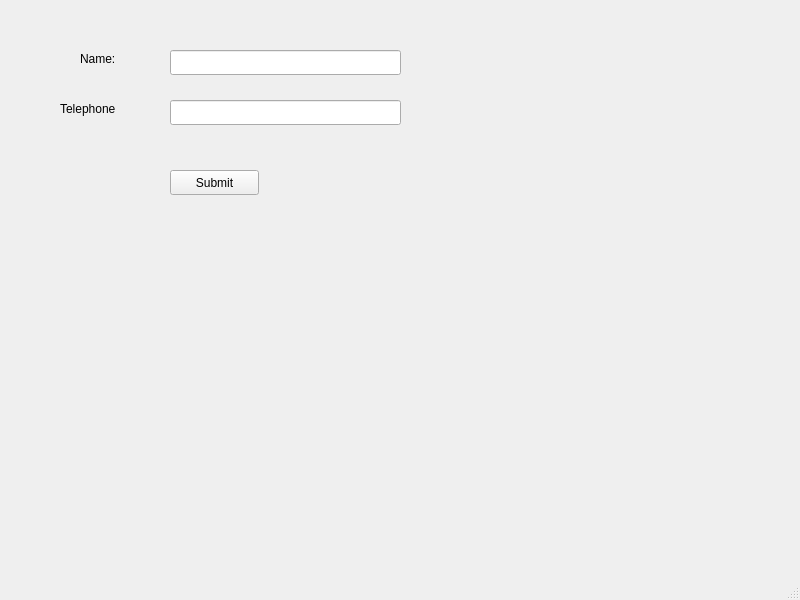
<?xml version="1.0" encoding="UTF-8"?>
<ui version="4.0">
 <class>MainWindow</class>
 <widget class="QMainWindow" name="MainWindow">
  <property name="geometry">
   <rect>
    <x>0</x>
    <y>0</y>
    <width>800</width>
    <height>600</height>
   </rect>
  </property>
  <property name="windowTitle">
   <string>MainWindow</string>
  </property>
  <widget class="QWidget" name="centralwidget">
   <widget class="QLabel" name="lblName">
    <property name="geometry">
     <rect>
      <x>80</x>
      <y>50</y>
      <width>67</width>
      <height>17</height>
     </rect>
    </property>
    <property name="text">
     <string>Name:</string>
    </property>
   </widget>
   <widget class="QLineEdit" name="leName">
    <property name="geometry">
     <rect>
      <x>170</x>
      <y>50</y>
      <width>231</width>
      <height>25</height>
     </rect>
    </property>
   </widget>
   <widget class="QLabel" name="lblName_2">
    <property name="geometry">
     <rect>
      <x>60</x>
      <y>100</y>
      <width>81</width>
      <height>17</height>
     </rect>
    </property>
    <property name="text">
     <string>Telephone</string>
    </property>
   </widget>
   <widget class="QPushButton" name="pbSubmit">
    <property name="geometry">
     <rect>
      <x>170</x>
      <y>170</y>
      <width>89</width>
      <height>25</height>
     </rect>
    </property>
    <property name="text">
     <string>Submit</string>
    </property>
   </widget>
   <widget class="QLineEdit" name="leTel">
    <property name="geometry">
     <rect>
      <x>170</x>
      <y>100</y>
      <width>231</width>
      <height>25</height>
     </rect>
    </property>
   </widget>
   <zorder>pbSubmit</zorder>
   <zorder>lblName</zorder>
   <zorder>leName</zorder>
   <zorder>lblName_2</zorder>
   <zorder>leTel</zorder>
  </widget>
  <widget class="QMenuBar" name="menubar">
   <property name="geometry">
    <rect>
     <x>0</x>
     <y>0</y>
     <width>800</width>
     <height>22</height>
    </rect>
   </property>
  </widget>
  <widget class="QStatusBar" name="statusbar"/>
 </widget>
 <resources/>
 <connections/>
</ui>
